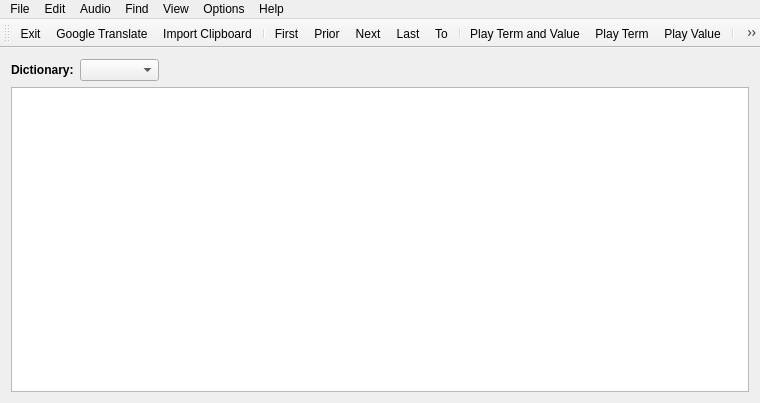
<?xml version="1.0" encoding="UTF-8"?>
<ui version="4.0">
 <class>UiMain</class>
 <widget class="QMainWindow" name="UiMain">
  <property name="geometry">
   <rect>
    <x>0</x>
    <y>0</y>
    <width>760</width>
    <height>403</height>
   </rect>
  </property>
  <property name="windowIcon">
   <iconset resource="../../../Resources/App.qrc">
    <normaloff>:/App.png</normaloff>:/App.png</iconset>
  </property>
  <widget class="QWidget" name="centralWidget">
   <layout class="QGridLayout" name="gridLayout">
    <item row="0" column="0">
     <layout class="QVBoxLayout" name="verticalLayout">
      <item>
       <layout class="QHBoxLayout" name="horizontalLayout">
        <item>
         <widget class="QLabel" name="label_2">
          <property name="text">
           <string>&lt;b&gt;Dictionary:&lt;/b&gt;</string>
          </property>
         </widget>
        </item>
        <item>
         <widget class="QComboBox" name="cboDictPath">
          <property name="font">
           <font>
            <weight>75</weight>
            <bold>true</bold>
           </font>
          </property>
         </widget>
        </item>
        <item>
         <widget class="QLabel" name="lblDictInfo">
          <property name="text">
           <string/>
          </property>
         </widget>
        </item>
        <item>
         <spacer name="horizontalSpacer">
          <property name="orientation">
           <enum>Qt::Horizontal</enum>
          </property>
          <property name="sizeHint" stdset="0">
           <size>
            <width>40</width>
            <height>20</height>
           </size>
          </property>
         </spacer>
        </item>
       </layout>
      </item>
      <item>
       <widget class="QTableView" name="tvInfo"/>
      </item>
     </layout>
    </item>
   </layout>
  </widget>
  <widget class="QMenuBar" name="menuBar">
   <property name="geometry">
    <rect>
     <x>0</x>
     <y>0</y>
     <width>760</width>
     <height>20</height>
    </rect>
   </property>
   <widget class="QMenu" name="menuFile">
    <property name="title">
     <string>File</string>
    </property>
    <addaction name="actFile_CreateDb"/>
    <addaction name="separator"/>
    <addaction name="actFile_QuickTranslateClipboard"/>
    <addaction name="actFile_GoogleTranslate"/>
    <addaction name="separator"/>
    <addaction name="actFile_ImportCsv"/>
    <addaction name="actFile_ImportCsvClipboard"/>
    <addaction name="actFile_ImportClipboard"/>
    <addaction name="separator"/>
    <addaction name="actFile_ExportCsv"/>
    <addaction name="actFile_ExportPdf"/>
    <addaction name="actFile_ExportClipboard"/>
    <addaction name="separator"/>
    <addaction name="actFile_Mute"/>
    <addaction name="actFile_Exit"/>
   </widget>
   <widget class="QMenu" name="menuEdit">
    <property name="title">
     <string>Edit</string>
    </property>
    <addaction name="actEdit_First"/>
    <addaction name="actEdit_Prior"/>
    <addaction name="actEdit_Next"/>
    <addaction name="actEdit_Last"/>
    <addaction name="actEdit_To"/>
    <addaction name="separator"/>
    <addaction name="actEdit_Insert"/>
    <addaction name="actEdit_Delete"/>
    <addaction name="actEdit_Edit"/>
    <addaction name="actEdit_Learned"/>
    <addaction name="actEdit_Marked"/>
    <addaction name="separator"/>
   </widget>
   <widget class="QMenu" name="menuView">
    <property name="title">
     <string>View</string>
    </property>
    <addaction name="actView_ShowHide"/>
    <addaction name="separator"/>
    <addaction name="actView_ZoomIn"/>
    <addaction name="actView_ZoomOut"/>
    <addaction name="actView_ZoomDefault"/>
   </widget>
   <widget class="QMenu" name="menuOptions">
    <property name="title">
     <string>Options</string>
    </property>
    <addaction name="actOptions_TagsEditor"/>
    <addaction name="actOptions_Settings"/>
   </widget>
   <widget class="QMenu" name="menuHelp">
    <property name="title">
     <string>Help</string>
    </property>
    <addaction name="actHelp_About"/>
   </widget>
   <widget class="QMenu" name="menuFind">
    <property name="title">
     <string>Find</string>
    </property>
    <addaction name="actFind_Search"/>
   </widget>
   <widget class="QMenu" name="menuAudio">
    <property name="title">
     <string>Audio</string>
    </property>
    <addaction name="actEdit_PlayTermValue"/>
    <addaction name="actEdit_PlayTerm"/>
    <addaction name="actEdit_PlayValue"/>
   </widget>
   <addaction name="menuFile"/>
   <addaction name="menuEdit"/>
   <addaction name="menuAudio"/>
   <addaction name="menuFind"/>
   <addaction name="menuView"/>
   <addaction name="menuOptions"/>
   <addaction name="menuHelp"/>
  </widget>
  <widget class="QToolBar" name="toolBar">
   <property name="windowTitle">
    <string>toolBar</string>
   </property>
   <attribute name="toolBarArea">
    <enum>TopToolBarArea</enum>
   </attribute>
   <attribute name="toolBarBreak">
    <bool>false</bool>
   </attribute>
   <addaction name="actFile_Exit"/>
   <addaction name="actFile_GoogleTranslate"/>
   <addaction name="actFile_ImportClipboard"/>
   <addaction name="separator"/>
   <addaction name="actEdit_First"/>
   <addaction name="actEdit_Prior"/>
   <addaction name="actEdit_Next"/>
   <addaction name="actEdit_Last"/>
   <addaction name="actEdit_To"/>
   <addaction name="separator"/>
   <addaction name="actEdit_PlayTermValue"/>
   <addaction name="actEdit_PlayTerm"/>
   <addaction name="actEdit_PlayValue"/>
   <addaction name="separator"/>
   <addaction name="actEdit_Insert"/>
   <addaction name="actEdit_Delete"/>
   <addaction name="actEdit_Edit"/>
   <addaction name="actEdit_Learned"/>
   <addaction name="actEdit_Marked"/>
   <addaction name="separator"/>
   <addaction name="actFind_Search"/>
   <addaction name="separator"/>
   <addaction name="actView_ShowHide"/>
   <addaction name="separator"/>
   <addaction name="actOptions_TagsEditor"/>
   <addaction name="actOptions_Settings"/>
  </widget>
  <action name="actFile_CreateDb">
   <property name="icon">
    <iconset resource="../../../Resources/App.qrc">
     <normaloff>:/Menu/Menu/createDb.png</normaloff>:/Menu/Menu/createDb.png</iconset>
   </property>
   <property name="text">
    <string>Create Db...</string>
   </property>
   <property name="shortcut">
    <string>Ctrl+N</string>
   </property>
  </action>
  <action name="actFile_ImportCsv">
   <property name="icon">
    <iconset resource="../../../Resources/App.qrc">
     <normaloff>:/Menu/Menu/ImportCsv.png</normaloff>:/Menu/Menu/ImportCsv.png</iconset>
   </property>
   <property name="text">
    <string>Import CSV...</string>
   </property>
   <property name="toolTip">
    <string>Import CSV</string>
   </property>
  </action>
  <action name="actFile_ExportCsv">
   <property name="icon">
    <iconset resource="../../../Resources/App.qrc">
     <normaloff>:/Menu/Menu/exportCsv.png</normaloff>:/Menu/Menu/exportCsv.png</iconset>
   </property>
   <property name="text">
    <string>Export CSV...</string>
   </property>
  </action>
  <action name="actFile_ExportPdf">
   <property name="icon">
    <iconset resource="../../../Resources/App.qrc">
     <normaloff>:/Menu/Menu/exportPdf.png</normaloff>:/Menu/Menu/exportPdf.png</iconset>
   </property>
   <property name="text">
    <string>Export PDF...</string>
   </property>
  </action>
  <action name="actFile_Exit">
   <property name="icon">
    <iconset resource="../../../Resources/App.qrc">
     <normaloff>:/Menu/Menu/Exit.png</normaloff>:/Menu/Menu/Exit.png</iconset>
   </property>
   <property name="text">
    <string>Exit</string>
   </property>
   <property name="shortcut">
    <string>Ctrl+Q</string>
   </property>
  </action>
  <action name="actEdit_First">
   <property name="icon">
    <iconset resource="../../../Resources/App.qrc">
     <normaloff>:/Menu/Menu/First.png</normaloff>:/Menu/Menu/First.png</iconset>
   </property>
   <property name="text">
    <string>First</string>
   </property>
   <property name="shortcut">
    <string>Ctrl+Home</string>
   </property>
  </action>
  <action name="actEdit_Next">
   <property name="icon">
    <iconset resource="../../../Resources/App.qrc">
     <normaloff>:/Menu/Menu/Next.png</normaloff>:/Menu/Menu/Next.png</iconset>
   </property>
   <property name="text">
    <string>Next</string>
   </property>
  </action>
  <action name="actEdit_Last">
   <property name="icon">
    <iconset resource="../../../Resources/App.qrc">
     <normaloff>:/Menu/Menu/Last.png</normaloff>:/Menu/Menu/Last.png</iconset>
   </property>
   <property name="text">
    <string>Last</string>
   </property>
   <property name="shortcut">
    <string>Ctrl+End</string>
   </property>
  </action>
  <action name="actEdit_Insert">
   <property name="icon">
    <iconset resource="../../../Resources/App.qrc">
     <normaloff>:/Menu/Menu/Insert.png</normaloff>:/Menu/Menu/Insert.png</iconset>
   </property>
   <property name="text">
    <string>Insert</string>
   </property>
   <property name="shortcut">
    <string>Ins</string>
   </property>
  </action>
  <action name="actEdit_Delete">
   <property name="icon">
    <iconset resource="../../../Resources/App.qrc">
     <normaloff>:/Menu/Menu/Delete.png</normaloff>:/Menu/Menu/Delete.png</iconset>
   </property>
   <property name="text">
    <string>Delete</string>
   </property>
   <property name="shortcut">
    <string>Del</string>
   </property>
  </action>
  <action name="actEdit_Prior">
   <property name="icon">
    <iconset resource="../../../Resources/App.qrc">
     <normaloff>:/Menu/Menu/Prior.png</normaloff>:/Menu/Menu/Prior.png</iconset>
   </property>
   <property name="text">
    <string>Prior</string>
   </property>
  </action>
  <action name="actEdit_Edit">
   <property name="icon">
    <iconset resource="../../../Resources/App.qrc">
     <normaloff>:/Menu/Menu/Edit.png</normaloff>:/Menu/Menu/Edit.png</iconset>
   </property>
   <property name="text">
    <string>Edit</string>
   </property>
   <property name="shortcut">
    <string>F2</string>
   </property>
  </action>
  <action name="actFind_Search">
   <property name="icon">
    <iconset resource="../../../Resources/App.qrc">
     <normaloff>:/Menu/Menu/Search.png</normaloff>:/Menu/Menu/Search.png</iconset>
   </property>
   <property name="text">
    <string>Search...</string>
   </property>
   <property name="shortcut">
    <string>F3</string>
   </property>
  </action>
  <action name="actView_ZoomIn">
   <property name="icon">
    <iconset resource="../../../Resources/App.qrc">
     <normaloff>:/Menu/Menu/ZoomIn.png</normaloff>:/Menu/Menu/ZoomIn.png</iconset>
   </property>
   <property name="text">
    <string>Zoom In</string>
   </property>
   <property name="shortcut">
    <string>Ctrl++</string>
   </property>
  </action>
  <action name="actView_ZoomOut">
   <property name="icon">
    <iconset resource="../../../Resources/App.qrc">
     <normaloff>:/Menu/Menu/ZoomOut.png</normaloff>:/Menu/Menu/ZoomOut.png</iconset>
   </property>
   <property name="text">
    <string>Zoom Out</string>
   </property>
   <property name="shortcut">
    <string>Ctrl+-</string>
   </property>
  </action>
  <action name="actView_ZoomDefault">
   <property name="icon">
    <iconset resource="../../../Resources/App.qrc">
     <normaloff>:/Menu/Menu/ZoomDefault.png</normaloff>:/Menu/Menu/ZoomDefault.png</iconset>
   </property>
   <property name="text">
    <string>Zoom Default</string>
   </property>
   <property name="shortcut">
    <string>Ctrl+.</string>
   </property>
  </action>
  <action name="actOptions_Settings">
   <property name="icon">
    <iconset resource="../../../Resources/App.qrc">
     <normaloff>:/Menu/Menu/Options.png</normaloff>:/Menu/Menu/Options.png</iconset>
   </property>
   <property name="text">
    <string>Settings...</string>
   </property>
   <property name="shortcut">
    <string>Ctrl+P</string>
   </property>
  </action>
  <action name="actHelp_Faq">
   <property name="icon">
    <iconset resource="../../../Resources/App.qrc">
     <normaloff>:/Menu/Menu/Faq.png</normaloff>:/Menu/Menu/Faq.png</iconset>
   </property>
   <property name="text">
    <string>FAQ</string>
   </property>
   <property name="toolTip">
    <string>FAQ</string>
   </property>
  </action>
  <action name="actHelp_About">
   <property name="icon">
    <iconset resource="../../../Resources/App.qrc">
     <normaloff>:/Menu/Menu/About.png</normaloff>:/Menu/Menu/About.png</iconset>
   </property>
   <property name="text">
    <string>About</string>
   </property>
  </action>
  <action name="actEdit_To">
   <property name="icon">
    <iconset resource="../../../Resources/App.qrc">
     <normaloff>:/Menu/Menu/GoTo.png</normaloff>:/Menu/Menu/GoTo.png</iconset>
   </property>
   <property name="text">
    <string>To...</string>
   </property>
   <property name="shortcut">
    <string>Ctrl+G</string>
   </property>
  </action>
  <action name="actFile_ImportClipboard">
   <property name="icon">
    <iconset resource="../../../Resources/App.qrc">
     <normaloff>:/Menu/Menu/ImportClipboard.png</normaloff>:/Menu/Menu/ImportClipboard.png</iconset>
   </property>
   <property name="text">
    <string>Import Clipboard...</string>
   </property>
   <property name="shortcut">
    <string>Ctrl+V</string>
   </property>
  </action>
  <action name="actEdit_PlayTerm">
   <property name="icon">
    <iconset resource="../../../Resources/App.qrc">
     <normaloff>:/Menu/Menu/PlaySound.png</normaloff>:/Menu/Menu/PlaySound.png</iconset>
   </property>
   <property name="text">
    <string>Play Term</string>
   </property>
   <property name="toolTip">
    <string>Play Term</string>
   </property>
  </action>
  <action name="actEdit_PlayValue">
   <property name="icon">
    <iconset resource="../../../Resources/App.qrc">
     <normaloff>:/Menu/Menu/PlaySound.png</normaloff>:/Menu/Menu/PlaySound.png</iconset>
   </property>
   <property name="text">
    <string>Play Value</string>
   </property>
   <property name="toolTip">
    <string>Play Value</string>
   </property>
  </action>
  <action name="actEdit_PlayTermValue">
   <property name="icon">
    <iconset resource="../../../Resources/App.qrc">
     <normaloff>:/Menu/Menu/PlaySound.png</normaloff>:/Menu/Menu/PlaySound.png</iconset>
   </property>
   <property name="text">
    <string>Play Term and Value</string>
   </property>
   <property name="toolTip">
    <string>Play Term and Value</string>
   </property>
   <property name="shortcut">
    <string>Ctrl+P</string>
   </property>
  </action>
  <action name="actEdit_Learned">
   <property name="icon">
    <iconset resource="../../../Resources/App.qrc">
     <normaloff>:/Menu/Menu/Learned.png</normaloff>:/Menu/Menu/Learned.png</iconset>
   </property>
   <property name="text">
    <string>Learned</string>
   </property>
   <property name="shortcut">
    <string>Ctrl+L</string>
   </property>
  </action>
  <action name="actEdit_Marked">
   <property name="icon">
    <iconset resource="../../../Resources/App.qrc">
     <normaloff>:/Menu/Menu/Marked.png</normaloff>:/Menu/Menu/Marked.png</iconset>
   </property>
   <property name="text">
    <string>Marked</string>
   </property>
   <property name="toolTip">
    <string>Marked</string>
   </property>
   <property name="shortcut">
    <string>Ctrl+M</string>
   </property>
  </action>
  <action name="actView_ShowHide">
   <property name="icon">
    <iconset resource="../../../Resources/App.qrc">
     <normaloff>:/Menu/Menu/ShowHide.png</normaloff>:/Menu/Menu/ShowHide.png</iconset>
   </property>
   <property name="text">
    <string>Show/Hide</string>
   </property>
   <property name="toolTip">
    <string>Show/Hide</string>
   </property>
   <property name="shortcut">
    <string>Ctrl+H</string>
   </property>
  </action>
  <action name="actOptions_TagsEditor">
   <property name="icon">
    <iconset resource="../../../Resources/App.qrc">
     <normaloff>:/Menu/Menu/TagsEditor.png</normaloff>:/Menu/Menu/TagsEditor.png</iconset>
   </property>
   <property name="text">
    <string>Tags Editor...</string>
   </property>
   <property name="toolTip">
    <string>Tags Editor...</string>
   </property>
   <property name="shortcut">
    <string>Ctrl+E</string>
   </property>
  </action>
  <action name="actFile_ExportClipboard">
   <property name="icon">
    <iconset resource="../../../Resources/App.qrc">
     <normaloff>:/Menu/Menu/ExportClipboard.png</normaloff>:/Menu/Menu/ExportClipboard.png</iconset>
   </property>
   <property name="text">
    <string>Export Clipboard</string>
   </property>
   <property name="toolTip">
    <string>Export Clipboard</string>
   </property>
   <property name="shortcut">
    <string>Ctrl+C</string>
   </property>
  </action>
  <action name="actFile_QuickTranslateClipboard">
   <property name="text">
    <string>Quick Translate Clipboard...</string>
   </property>
   <property name="toolTip">
    <string>Quick Translate Clipboard</string>
   </property>
  </action>
  <action name="actFile_Mute">
   <property name="text">
    <string>Mute</string>
   </property>
  </action>
  <action name="actFile_ImportCsvClipboard">
   <property name="icon">
    <iconset resource="../../../Resources/App.qrc">
     <normaloff>:/Menu/Menu/ImportClipboard.png</normaloff>:/Menu/Menu/ImportClipboard.png</iconset>
   </property>
   <property name="text">
    <string>Import CSV Clipboard</string>
   </property>
  </action>
  <action name="actFile_GoogleTranslate">
   <property name="icon">
    <iconset resource="../../../Resources/App.qrc">
     <normaloff>:/Menu/Menu/GoogleTranslate.png</normaloff>:/Menu/Menu/GoogleTranslate.png</iconset>
   </property>
   <property name="text">
    <string>Google Translate</string>
   </property>
  </action>
 </widget>
 <layoutdefault spacing="6" margin="11"/>
 <resources>
  <include location="../../../Resources/App.qrc"/>
 </resources>
 <connections/>
</ui>
